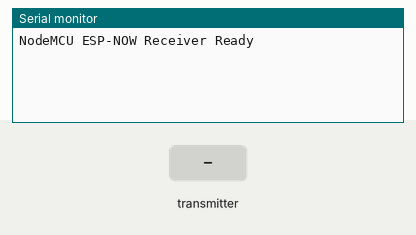
Recording of a sketch running on a simulated ESP8266 (NodeMCU). On the bench: the last lines printed to the serial monitor. The test bench sets the inputs (shaded band).

Above: at 1.2 s.
1.3 s: the transmitter starts sending id = 0
At 1.61 s:
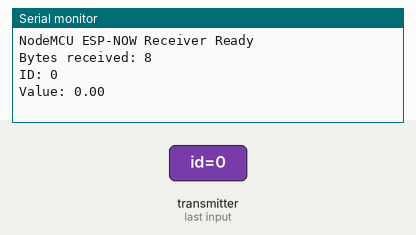
2.8 s: the transmitter starts sending value = 25
At 3.11 s:
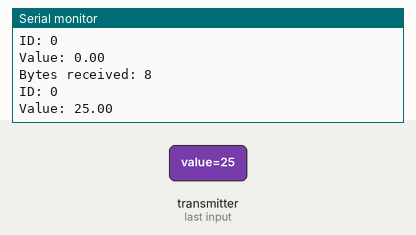
4.3 s: the transmitter starts sending id = 1
5.8 s: the transmitter starts sending value = 50
At 6.11 s:
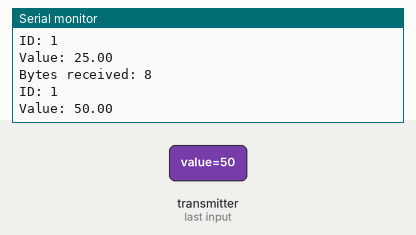
Timing chart, 0 to 8.3 s (numbered marks = the images above; inputs shaded):
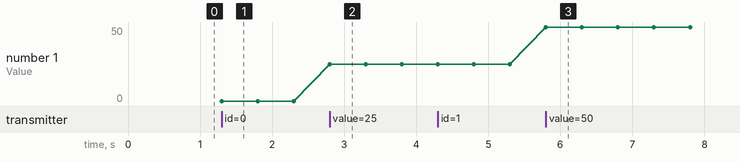

The sketch:

nodemcu_receiver.ino
```cpp
#include <ESP8266WiFi.h>
#include <espnow.h>

typedef struct struct_message {
  int id;
  float value;
} struct_message;

struct_message myData;

void OnDataRecv(uint8_t * mac, uint8_t *incomingData, uint8_t len) {
  memcpy(&myData, incomingData, sizeof(myData));

  Serial.print("Bytes received: ");
  Serial.println(len);
  Serial.print("ID: ");
  Serial.println(myData.id);
  Serial.print("Value: ");
  Serial.println(myData.value);
}

void setup() {
  Serial.begin(115200);

  WiFi.mode(WIFI_STA);

  if (esp_now_init() != 0) {
    Serial.println("Error initializing ESP-NOW");
    return;
  }

  // Set NodeMCU as a receiver (Slave)
  esp_now_set_self_role(ESP_NOW_ROLE_SLAVE);
  esp_now_register_recv_cb(OnDataRecv);

  Serial.println("NodeMCU ESP-NOW Receiver Ready");
}

void loop() {
  // ESP-NOW works on interrupts, no need to poll in loop
}
```

Measured:
- after the input at 1.3 s, the serial monitor: prints a new line at once (image 1)
- after the input at 2.8 s, the serial monitor: prints a new line at once (image 2)
- after the input at 5.8 s, the serial monitor: prints a new line at once (image 3)
- plotted number 1: 0 → 25 after the input at 2.8 s, 25 → 50 after the input at 5.8 s
